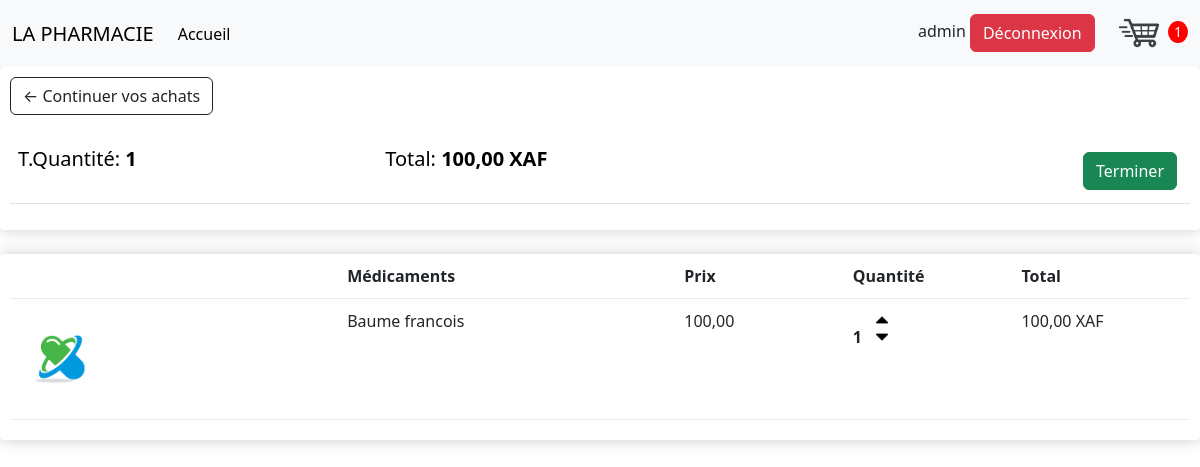
The app's page /panier/ (signed in) with its own data.
### App/models.py (models this page shows, shortened)
class Commande(models.Model):
    client = models.ForeignKey(Client, on_delete=models.SET_NULL, blank=True, null=True)
    date_commande = models.DateTimeField(auto_now_add=True)
    complete = models.BooleanField(default=False, null=True, blank=True)
    transaction_id = models.CharField(max_length=200, null=True, blank=True)
    status = models.CharField(max_length=200, null=True, blank=True)
    total_trans = models.DecimalField(max_digits=10, decimal_places=2, null=True, blank=True)
    @property
    def get_panier_total(self):
        articles = self.commandearticle_set.all()
        total = sum([article.get_total for article in articles])
        return total
    @property
    def get_panier_article(self):
        artices = self.commandearticle_set.all()
        total = sum([article.quantite for article in artices])
        return total

class CommandeArticle(models.Model):
    produit = models.ForeignKey(Produit, on_delete=models.SET_NULL, blank=True, null=True)
    commande = models.ForeignKey(Commande, on_delete=models.SET_NULL, blank=True, null=True)
    quantite = models.IntegerField(default=0, null=True, blank=True)
    date_added = models.DateTimeField(auto_now_add=True)
    @property
    def get_total(self):
        total = self.produit.price * self.quantite
        return total

class Produit(models.Model):
    categorie = models.ForeignKey(Category, on_delete=models.SET_NULL, blank=True, null=True)
    name = models.CharField(max_length=100, null=True)
    price = models.DecimalField( max_digits=10, decimal_places=2)
    digital = models.BooleanField(default=False, null=True, blank=True)
    nombre = models.IntegerField(default=0)
    date_ajout = models.DateTimeField(auto_now_add=True)
    class Meta:
        ordering = ['-date_ajout']

### App/views.py (the view)
# urls.py: path('panier/', views.panier, name="panier page"),
@login_required(login_url='/login')
def panier(request, *args, **kwargs):
    data = data_cookie(request)
    articles = data['articles']
    commande = data['commande']
    nombre_article = data['nombre_article']
    context = {
        'articles' : articles,
        'commande': commande,
        'nombre_article': nombre_article
    }
    return render(request, 'shop/panier.html', context)

### App/utils.py (called while the page is built)
def data_cookie(request):
    if request.user.is_authenticated:
        client = request.user.client
        commande, created = Commande.objects.get_or_create(client=client, complete=False)
        articles = commande.commandearticle_set.all()
        nombre_article = commande.get_panier_article
    else:
        cookie_panier = panier_cookie(request)
        articles = cookie_panier['articles']
        commande = cookie_panier['commande']
        nombre_article = cookie_panier['nombre_article']
    context = {
        'articles' : articles,
        'commande': commande,
        'nombre_article': nombre_article
    }
    return context

### templates/shop/panier.html
{% extends 'base.html' %}
{% load static %}
{% block content %}
<div class="row">
    <div class="col-lg-12">
        <div class="box-element">
            <a href="/" class="btn btn-outline-dark">&#x2190; Continuer vos achats</a>
            <br><br>
            <table class="table">
                <tr>
                    <th><h5>T.Quantité: <strong>{{commande.get_panier_article}}</strong></h5></th>
                    <th><h5>Total: <strong>{{commande.get_panier_total}} XAF</strong></h5></th>
                    <th>
                        <a style="float: right; margin:5px" href="/commande" class="btn btn-success">
                        Terminer</a>
                    </th>
                </tr>
            </table>
        </div>
        <br>
        <div class="box-element">
            <div class="panier-row">
                <div style="flex:2"></div>
                <div style="flex:2"><strong>Médicaments</strong></div>
                <div style="flex:1"><strong>Prix</strong></div>
                <div style="flex:1"><strong>Quantité</strong></div>
                <div style="flex:1"><strong>Total</strong></div>
            </div>
            {% for article in articles %}
            <div class="panier-row">
                <div style="flex:2"><img class="row-image" src="{% static 'images/med.png' %}" alt="panierImage"></div>
                <div style="flex:2">{{article.produit.name}}</div>
                <div style="flex:1">{{article.produit.price}}</div>
                <div style="flex:1">
                <p class="quantite">{{article.quantite}}</p>
                <div class="quantite">
                <img class="chg-quantite update-panier" data-produit={{article.produit.pk}} data-action="add" src="{% static 'images/arrow-up.png' %}" alt="">
                <img class="chg-quantite update-panier" data-produit={{article.produit.pk}} data-action="remove" src="{% static 'images/arrow-down.png' %}" alt="">
                </div>
                </div>
                <div style="flex:1">{{article.get_total}} XAF</div>
            </div>
            {% endfor %}
        </div>
    </div>
</div>
{% endblock content %}

### templates/base.html (shortened to what this page needs)
{% load static %}
<!DOCTYPE html>
<html lang="en">
<head>
    <link rel="stylesheet" type="text/css" href="{% static 'css/main.css' %}">
    <link rel="stylesheet" href="{% static 'css/bootstrap.min.css' %}">
</head>
<body>
    <nav class="navbar navbar-expand-lg bg-body-tertiary">
        <div class="container-fluid">
            <a class="navbar-brand" href="/">LA PHARMACIE</a>
            <div class="collapse navbar-collapse" id="navbarSupportedContent">
                <ul class="navbar-nav me-auto mb-2 mb-lg-0">
                    <li class="nav-item">
                        <a class="nav-link active" aria-current="page" href="/">Accueil</a>
                    </li>
                </ul>
                <div class="form-inline my-2 my-lg-0">
                    {{request.user}}
                    <a href="/logout" class="btn btn-danger">Déconnexion</a>
                    <a href="/panier" style="text-decoration: none;">
                        <img id="icon-panier" src="{% static 'images/panier.png'%}" alt="panier">
                    </a>
                    <p id="total-panier">{{nombre_article}}</p>
                </div>
            </div>
        </div>
    </nav>
    {% block content %}
    {% endblock content %}
</body>
</html>

### static/css/main.css (style rules this page uses)
body { background-color: hsl(0, 0%, 98%); }
h1,h2,h3,h4,h5,h6 { color:hsl(0, 0%, 30%); }
.box-element { box-shadow:hsl(0, 0%, 80%) 0 0 16px; background-color: #fff; border-radius: 4px; padding: 10px; }
#icon-panier { width: 50px; display: inline-block; margin-left: 15px; }
#total-panier { display: inline-block; text-align: center; color: #fff; background-color: red; width: 20px; height: 22px; border-radius: 50%; font-size: 14px; }
.btn { border-radius: 0; }
.panier-row { display: flex; align-items: flex-stretch; padding-bottom: 10px; margin-bottom: 10px; border-bottom: 1px solid #ececec; }
.row-image { width: 100px; }
.quantite { display: inline-block; font-weight: 700; padding-right:10px; }
.chg-quantite { width: 12px; cursor: pointer; display: block; margin-top: 5px; transition:.1s; }

### records on screen
Commande: get_panier_article "1", get_panier_total "100,00"
CommandeArticle: produit.name "Baume francois", produit.price "100,00", quantite "1", get_total "100,00"

### other values on screen
{{ request.user }} "admin"
{{ nombre_article }} "1"
